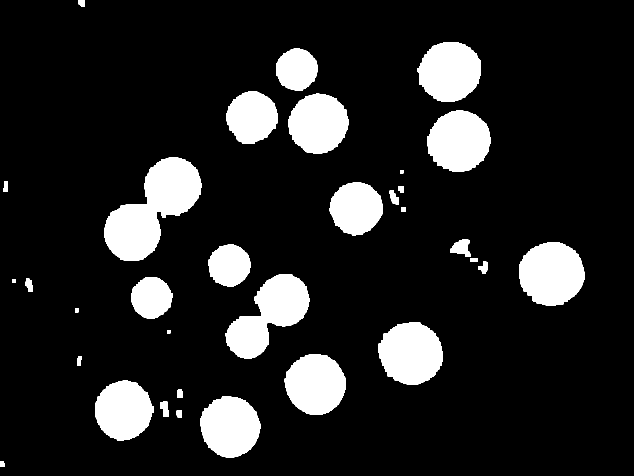
#> input picture test_images/mask.png, 1268 x 951 px, given in place of coins1.jpg, which was not available (shown at 1/2 size)
$ python coin_detection_test.py
#> lines starting #> are read from the running program, lines starting #| are printed output that depends on the picture; after the words box and inside, x2 and y2 are one past the last pixel; in counts of white or black regions, pixels touching at a corner belong together; long printed decimals are rounded; pictures that were not available may be replaced by others from this repository, and a replacement may not be noted
### coin_detection.py
import numpy as np
import cv2
import statistics
import imutils
import math
import random


def get_circles(mask,original,image,show_result=False,debug=False,var=0.35):
	coin_colors = []
	####
	# noise removal
	kernel = np.ones((3,3),np.uint8)
	opening = cv2.morphologyEx(mask,cv2.MORPH_OPEN,kernel, iterations = 2)
	#opening = cv2.erode(mask,kernel,iterations = 5)
	# sure background area - borders enlarged a bit
	sure_bg = cv2.dilate(opening,kernel,iterations=2)
	# Finding sure foreground area
	dist_transform = cv2.distanceTransform(opening,cv2.DIST_L2,0)
	ret, sure_fg = cv2.threshold(dist_transform,var*dist_transform.max(),255,0)#this one effects detection a lot lower number ~ -> more detection
	# Finding unknown region
	sure_fg = np.uint8(sure_fg)
	unknown = cv2.subtract(sure_bg,sure_fg)

	#Show sure background and foreground, white=unknown
	if debug:
		cv2.imshow("bg vs fg", unknown)
		cv2.waitKey(0)

	# Marker labelling
	ret, markers = cv2.connectedComponents(sure_fg)
	# Add one to all labels so that sure background is not 0, but 1
	markers = markers+1
	# Now, mark the region of unknown with zero
	markers[unknown==255] = 0


	#markers is an array of the picture, -1 means its part of a detected line
	labels = cv2.watershed(original,markers)
	original[markers == -1] = [0,255,0]

	#https://docs.opencv.org/master/d3/db4/tutorial_py_watershed.html
	####

	####
	# loop over the unique labels returned by the Watershed
	# algorithm

	circles = []
	pennies = 0
	for label in np.unique(labels):
		# if the label is 0,-1,1, we are examining the 'background'
		# so simply ignore it
		if label == 0 or label == -1 or label == 1:
			continue

		# otherwise, allocate memory for the label region and draw
		# it on the mask
		mask = np.zeros(mask.shape, dtype="uint8")
		mask[labels == label] = 255

		# detect contours in the mask and grab the largest one
		cnts = cv2.findContours(mask.copy(), cv2.RETR_EXTERNAL,
			cv2.CHAIN_APPROX_SIMPLE)
		cnts = imutils.grab_contours(cnts)
		c = max(cnts, key=cv2.contourArea)

		#contour_list.append(contour)
		# draw a circle enclosing the object
		((x, y), r) = cv2.minEnclosingCircle(c)
		#We're using max enclosing circle, so if the contour is a perfect circle
		#then the are should be 4*pi*r^2. We can filter out contours that
		#enclose a much smaller area
		if cv2.contourArea(c) > 2*r**2:

			if x-r < 0 or y-r < 0 or x+r > len(image[0]) or y+r > len(image):
				continue
			penny = True
			square_r = int(r/2)
			for i in range(-square_r,square_r):
				for j in range(-square_r,square_r):
					coin_colors.append(image[int(y+j)][int(x+i)])
					if image[int(y+j)][int(x+i)][1] < 40:
						penny = False
			if penny:
				pennies+=1
				continue
			if r > 10:
				circles.append(((x,y),r))

	return circles,pennies,coin_colors


def detect_coin_circles(img_src,show_result=False,debug=False):
	"""
	Detect coins in image and return a list of circles in format((x,y),r)

	"""
#> called with img_src = 'test_images/coins1.jpg', show_result = True, debug = False
	image = cv2.imread(img_src)
#> image is the input picture: shape (951, 1268, 3); 13.7% white; 33 white regions, largest, box (x1, y1, x2, y2) and area: (208, 315, 403, 522) 20696, (451, 548, 619, 717) 14474, (1038, 484, 1170, 612) 12985
	to_show = image.copy()
	original = image.copy()
	original2 = image.copy()
	original3 = image.copy()
	original4 = image.copy()
	original5 = image.copy()
	original6 = image.copy()
	original7 = image.copy()
	original8 = image.copy()
	original9 = image.copy()
	image = cv2.cvtColor(image, cv2.COLOR_BGR2HSV)
#> image: shape (951, 1268, 3); mean H, S, V 0, 0, 35

	#make pixel_arr, 1D array of all pixels
	#it will be used to find the average and standard deviation of the color
	pixel_arr = []

	for i in range(0,len(image)):
		for j in range(0,len(image[0])):
			pixel_arr.append(image[i][j])
#> after the loop, pixel_arr = 1205868 items
	avg_color = np.average(pixel_arr, axis=0)
#> avg_color = [0, 0, 35]
	std = np.std(pixel_arr, axis=0)
#> std = [0, 0, 87.75]

	#Make a mask of everything outside one std from the avg
	#This should mainly include silver colored coins
	lower = avg_color-1*std
#> lower = [0, 0, -52.75]
	upper = avg_color+1*std
#> upper = [0, 0, 122.7]
	mask = cv2.inRange(image, lower, upper)
	mask = cv2.bitwise_not(mask)
	cimg = original.copy()


	too_close = 0.5
	kernel = np.ones((3, 3), np.uint8)

	#show mask: white is possible coins
	if debug:
		cv2.imshow("mask", mask)
		cv2.waitKey(0)

	circles,pennies,coin_colors = get_circles(mask,original,image,show_result,debug,var = 0.41)
#> in get_circles, `ret, sure_fg = cv2.threshold(dist_transform,var*dist_transform.max(),2..`: ret = 25.12
#> in get_circles, `ret, markers = cv2.connectedComponents(sure_fg)`: ret = 18
#> the loop in get_circles, `for label in np.unique(labels): # if the label is 0,-1,1, we are exami..` made 19 passes
#> (x, y, r, square_r) on passes 3 to 10: (899, 143.5, 64.44, 32), (593.1, 138.9, 41.91, 20), (503.1, 235.6, 52.74, 26), (637.3, 247.6, 60.51, 30), (916.8, 280.6, 64.08, 32), (345.5, 375.6, 60.93, 30), (712.2, 417.3, 53.2, 26), (268.5, 463, 60.6, 30)
#> after the loop in get_circles, `for label in np.unique(labels):`: circles = 17 items; coin_colors = 52972 items; pennies = 0
#> circles = 17 items; pennies = 0; coin_colors = 52972 items
	circles3,pennies3,coin_colors3 = get_circles(mask,original2,image,show_result,debug,var = 0.1)
#> call 2 of get_circles, with show_result = True, debug = False, var = 0.1
#> in get_circles (call 2), `ret, sure_fg = cv2.threshold(dist_transform,var*dist_transform.max(),2..`: ret = 6.13
#> in get_circles (call 2), `ret, markers = cv2.connectedComponents(sure_fg)`: ret = 20
#> in get_circles (call 2), `labels = cv2.watershed(original,markers)`:
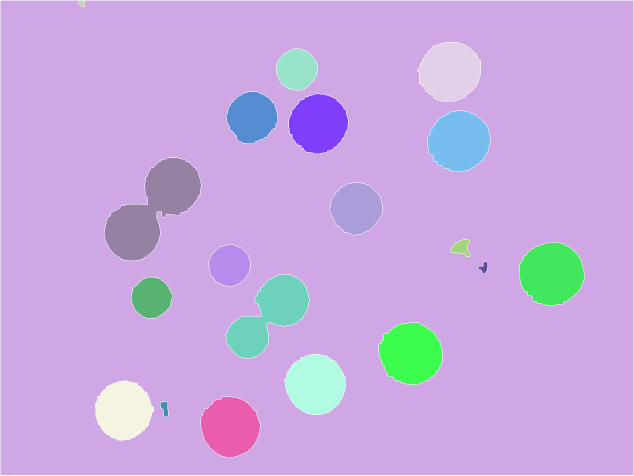
#> labels: shape (951, 1268) int32 (shown at 1/2 size); 21 distinct labels, from -1 to 20; one colour per label, 0 black, -1 white
#> in get_circles (call 2), `original[markers == -1] = [0,255,0]`:
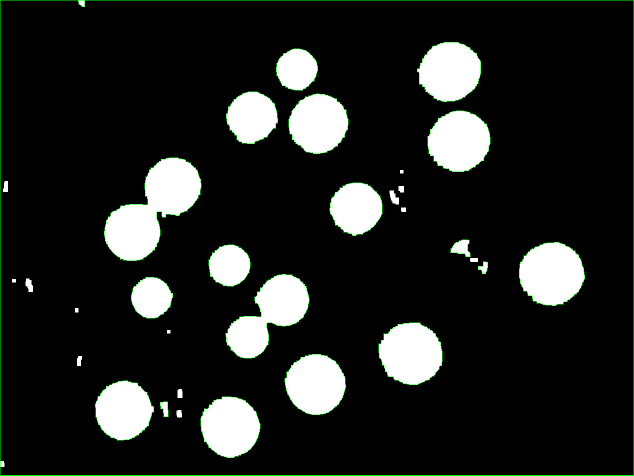
#> original: shape (951, 1268, 3) (shown at 1/2 size); 0.85% of pixels changed, all inside (x1, y1, x2, y2) = (0, 0, 1268, 951)
#> the loop in get_circles (call 2), `for label in np.unique(labels): # if the label is 0,-1,1, we are exami..` made 21 passes
#> after the loop in get_circles (call 2), `for label in np.unique(labels):`:
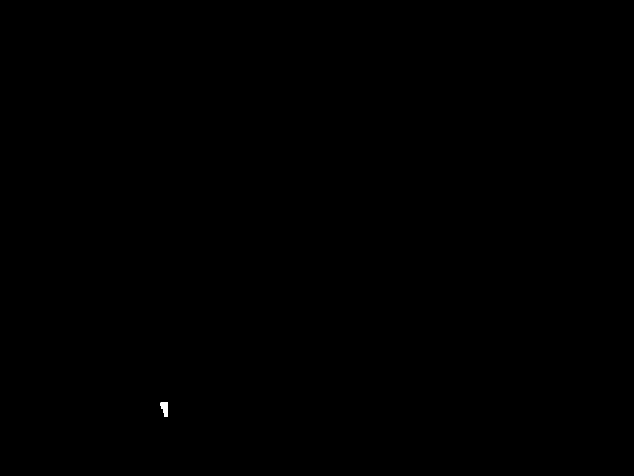
#> mask: shape (951, 1268) (shown at 1/2 size); 0.03% white; 1 white region, box (x1, y1, x2, y2) and area: (321, 804, 336, 833) 307
#> after the loop in get_circles (call 2), `for label in np.unique(labels):`: circles = 13 items; coin_colors = 40920 items; pennies = 0
#> circles3 = 13 items; pennies3 = 0; coin_colors3 = 40920 items
	circles4,pennies4,coin_colors4 = get_circles(mask,original4,image,show_result,debug,var = 0.2)
#> call 3 of get_circles, with show_result = True, debug = False, var = 0.2
#> in get_circles (call 3), `ret, sure_fg = cv2.threshold(dist_transform,var*dist_transform.max(),2..`: ret = 12.25
#> in get_circles (call 3), `ret, markers = cv2.connectedComponents(sure_fg)`: ret = 18
#> in get_circles (call 3), `original[markers == -1] = [0,255,0]`:
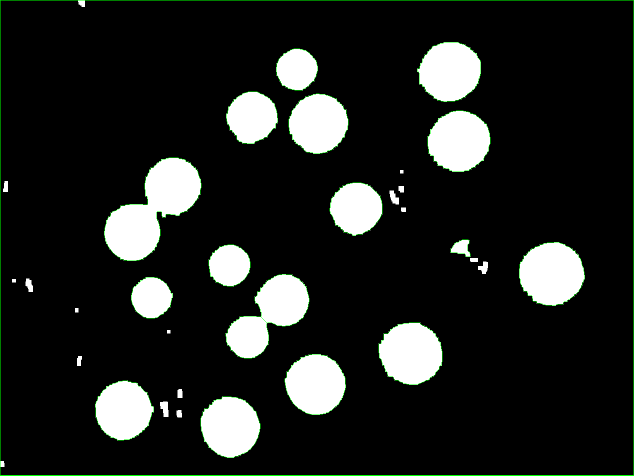
#> original: shape (951, 1268, 3) (shown at 1/2 size); 0.84% of pixels changed, all inside (x1, y1, x2, y2) = (0, 0, 1268, 951)
#> the loop in get_circles (call 3), `for label in np.unique(labels): # if the label is 0,-1,1, we are exami..` made 19 passes
#> after the loop in get_circles (call 3), `for label in np.unique(labels):`: circles = 15 items; coin_colors = 45772 items; pennies = 0
#> circles4 = 15 items; pennies4 = 0; coin_colors4 = 45772 items
	circles5,pennies5,coin_colors5 = get_circles(mask,original5,image,show_result,debug,var = 0.3)
#> call 4 of get_circles, with show_result = True, debug = False, var = 0.3
#> in get_circles (call 4), `ret, sure_fg = cv2.threshold(dist_transform,var*dist_transform.max(),2..`: ret = 18.38
#> in get_circles (call 4), `ret, markers = cv2.connectedComponents(sure_fg)`: ret = 18
#> in get_circles (call 4), `markers[unknown==255] = 0`:
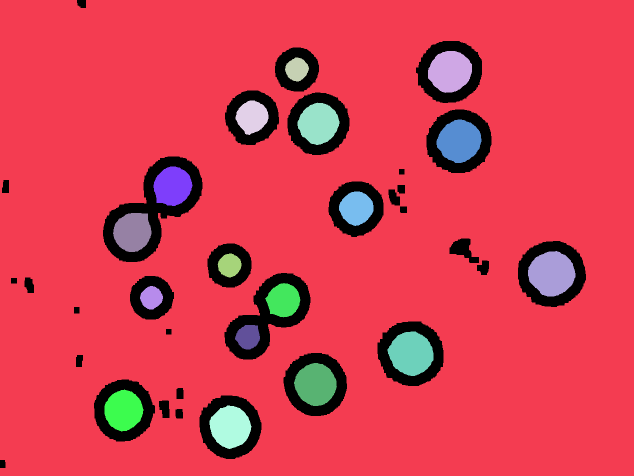
#> markers: shape (951, 1268) int32 (shown at 1/2 size); 19 distinct labels, from 0 to 18; one colour per label, 0 black
#> the loop in get_circles (call 4), `for label in np.unique(labels): # if the label is 0,-1,1, we are exami..` made 19 passes
#> after the loop in get_circles (call 4), `for label in np.unique(labels):`: circles = 17 items; coin_colors = 52972 items; pennies = 0
#> circles5 = 17 items; pennies5 = 0; coin_colors5 = 52972 items
	circles6,pennies6,coin_colors6 = get_circles(mask,original6,image,show_result,debug,var = 0.5)
#> in get_circles (call 5), `ret, sure_fg = cv2.threshold(dist_transform,var*dist_transform.max(),2..`: ret = 30.63
#> in get_circles (call 5), `ret, markers = cv2.connectedComponents(sure_fg)`: ret = 18
#> in get_circles (call 5), `markers[unknown==255] = 0`:
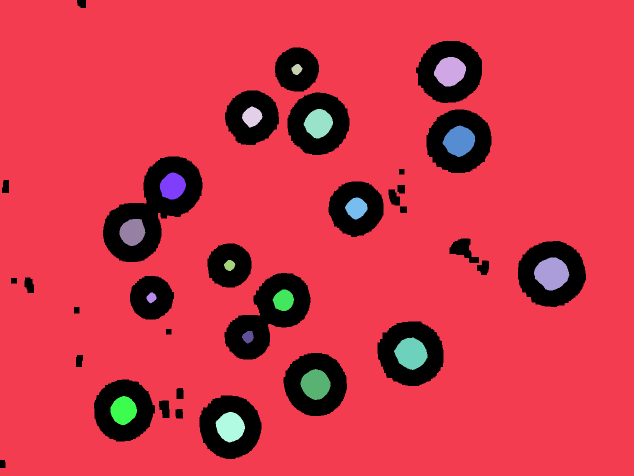
#> markers: shape (951, 1268) int32 (shown at 1/2 size); 19 distinct labels, from 0 to 18; one colour per label, 0 black
#> the loop in get_circles (call 5), `for label in np.unique(labels): # if the label is 0,-1,1, we are exami..` made 19 passes
#> after the loop in get_circles (call 5), `for label in np.unique(labels):`: pennies = 0
#> circles6 = 17 items; pennies6 = 0; coin_colors6 = 52972 items
	#Add new circles that are not repeats
	for circle in circles6:
		repeat = False
		for c in circles:
			dist = math.sqrt((circle[0][0]-c[0][0])**2 + (circle[0][1]-c[0][1])**2 )
			if dist < circle[1]*too_close:
				repeat = True
				break
		if not repeat:
			circles.append(circle)
#> this loop made 17 passes
#> circle on passes 1 to 8: ((899, 143.5), 64.44), ((593.1, 138.9), 41.91), ((503.1, 235.6), 52.74), ((637.3, 247.6), 60.51), ((916.8, 280.6), 64.08), ((345.5, 375.6), 60.93), ((712.2, 417.3), 53.2), ((268.5, 463), 60.6)

	for circle in circles5:
		repeat = False
		for c in circles:
			dist = math.sqrt((circle[0][0]-c[0][0])**2 + (circle[0][1]-c[0][1])**2 )
			if dist < circle[1]*too_close:
				repeat = True
				break
		if not repeat:
			circles.append(circle)

	for circle in circles4:
		repeat = False
		for c in circles:
			dist = math.sqrt((circle[0][0]-c[0][0])**2 + (circle[0][1]-c[0][1])**2 )
			if dist< circle[1]*too_close:
				repeat = True
				break
		if not repeat:
			circles.append(circle)
#> this loop made 15 passes

	for circle in circles3:
		repeat = False
		for c in circles:
			dist = math.sqrt((circle[0][0]-c[0][0])**2 + (circle[0][1]-c[0][1])**2 )
			if dist< circle[1]*too_close:
				repeat = True
				break
		if not repeat:
			circles.append(circle)
#> this loop made 13 passes

	##### Detect coins again using color of detected coins
	avg_color = np.average(coin_colors+coin_colors3, axis=0)
#> avg_color = [0, 0, 255]
	std = np.std(coin_colors, axis=0)
#> std = [0, 0, 0]

	#Make a new mask from the colors of detected coins
	lower = avg_color-3.5*std
#> lower = [0, 0, 255]
	upper = avg_color+3.5*std
	mask = cv2.inRange(image, lower, upper)
	#mask = cv2.bitwise_not(mask)
	cimg = original2.copy()

	#show mask: white is possible coins
	if debug:
		cv2.imshow("mask", mask)
		cv2.waitKey(0)


	circles2,pennies2,coin_colors2 = get_circles(mask,original3,image,show_result,debug,var = 0.41)
	circles7,pennies7,coin_colors7 = get_circles(mask,original7,image,show_result,debug,var = 0.3)
	circles8,pennies8,coin_colors8 = get_circles(mask,original8,image,show_result,debug,var = 0.2)
	circles9,pennies9,coin_colors9 = get_circles(mask,original9,image,show_result,debug,var = 0.1)
    #####

	#Add new circles that are not repeats
	for circle in circles2:
		repeat = False
		for c in circles:
			dist = math.sqrt((circle[0][0]-c[0][0])**2 + (circle[0][1]-c[0][1])**2 )
			if dist < circle[1]*too_close:
				repeat = True
				break
		if not repeat:
			circles.append(circle)
	for circle in circles7:
		repeat = False
		for c in circles:
			dist = math.sqrt((circle[0][0]-c[0][0])**2 + (circle[0][1]-c[0][1])**2 )
			if dist < circle[1]*too_close:
				repeat = True
				break
		if not repeat:
			circles.append(circle)
	for circle in circles8:
		repeat = False
		for c in circles:
			dist = math.sqrt((circle[0][0]-c[0][0])**2 + (circle[0][1]-c[0][1])**2 )
			if dist < circle[1]*too_close:
				repeat = True
				break
		if not repeat:
			circles.append(circle)
	for circle in circles9:
		repeat = False
		for c in circles:
			dist = math.sqrt((circle[0][0]-c[0][0])**2 + (circle[0][1]-c[0][1])**2 )
			if dist < circle[1]*too_close:
				repeat = True
				break
		if not repeat:
			circles.append(circle)
	# ~ circles3 = circles + circles2
	# ~ circles4 = list(circles3)
	# ~ for i in range(len(circles3)):
		# ~ for j in range(i+1,len(circles3)):
			# ~ dist = math.sqrt((circles3[i][0][0]-circles3[j][0][0])**2 + (circles3[i][0][1]-circles3[j][0][1])**2 )
			# ~ if (dist*1.3 < circles3[j][1] or dist*1.3 < circles3[i][1]) and len(circles4) > j:
				# ~ circles4.pop(j)
			# ~ else:
				# ~ print(dist*1.3,circles3[j][1])

	for circle in circles:
		cv2.circle(to_show, (int(circle[0][0]),int(circle[0][1])),int(circle[1]), (0, 255, random.randint(0,255)), 2)
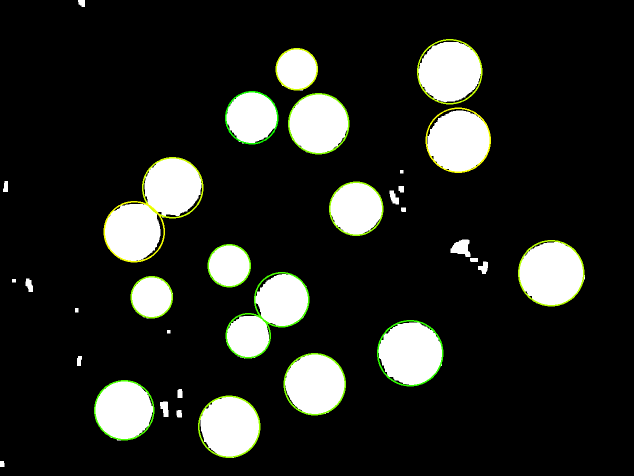
#> to_show: shape (951, 1268, 3) (shown at 1/2 size); mean B, G, R 33.8, 37.5, 35.9
		#cv2.putText(original, "#{}".format(len(circles)), (int(x) - 10, int(y)),
		#cv2.FONT_HERSHEY_SIMPLEX, 0.6, (0, 0, 255), 2)

	if show_result:
		cv2.imshow("Detected Circles", to_show)
		cv2.waitKey(0)


	return circles,to_show,pennies

### coin_identification.py
def coinAvg(coins, average):    # updates the averages for each list of coins
    average = []
    for x in range(len(coins)):
        sums = 0
        if(len(coins[x])>1):
            for y in range(len(coins[x])):
                sums = sums + coins[x][y]
            average.append(sums/(len(coins[x])))
        elif(len(coins[x]) == 1):
            average.append(coins[x][0])
    return average

def coinStrdev(average): #updates the standard deviations for each list of coins
    strdev = []
    for x in range(len(average)):
        strdev.append(average[x]*.0675)
    return strdev

def coinFinder(circles):    #main function
    coins = [[],[],[],[]] # this is a list of list. Each list represents a different type of coin
                                                      # ex: [[quarter],[dime],[nickel][outliers]] or [[dime], [nickel], [quarter], [outlier]]
    i = 0
    average = []
    for x in range(len(circles)):   # goes through circles list and sperates the coins by their size and puts them into list coins
        average = coinAvg(coins, average)
        strdev = coinStrdev(average)
    #prints newest coin and updated averages and strdevs
        # for u in range(len(average)):
        #     print("Average: ", average[u], "StrDev: ", strdev[u])
        # print("Circle: ", circles[x][1])
        n=0
        if(x==0):
            coins[i].append(circles[x][1]) #adds 1st coin
            i=i+1
        else:
            while(n<=3):
                if(n!=i and average[n]!=0):
                    if((circles[x][1] <= average[n]+strdev[n]) and (circles[x][1] >= average[n]-strdev[n])): #checks if circle fits in the standard deviations of each list
                        coins[n].append(circles[x][1])
                        n=4
                else:
                    coins[i].append(circles[x][1]) # puts circle in the 1st spot of the next list if it doesnt fit any of the other list
                    i=i+1
                    n=4
                n=n+1
#> this loop made 17 passes

    amount = [0,0,0,0]
    highest = 0
    high_index = 0
    changes = 1
    for x in range(len(average)):
        if(coins[x][0] > highest):
            highest = coins[x][0]
            high_index = x
            amount[x] = .25
#> this loop made 3 passes
    for x in range(len(average)):
        if(x!=high_index):

            if(((average[high_index]/average[x]) <= (1.1916+.10985)) and ((average[high_index]/average[x]) >= (1.1916-.10985))):
                amount[x] = .05
            #Pennies error bounds:
            # elif(((average[high_index]/average[x]) <= (1.3267+.0423)) and ((average[high_index]/average[x]) >= (1.3267-.06755))):
            #     amount[x] = .01
            elif(((average[high_index]/average[x]) <= (1.4113+.10985)) and ((average[high_index]/average[x]) >= (1.4113-.10985))):
                amount[x] = .10


# prints the whole list of coins
    for x in range(len(coins)):
        print("List", x, ":")
        for y in range(len(coins[x])):
            print("Coin: ", coins[x][y])
#> this loop made 4 passes
#> (printed output is left out)
    for x in range(len(strdev)):
        print(x, ": ", strdev[x])

    total = 0
    for x in range(len(coins)):    # calculates the total money
        total = total + (amount[x] * (len(coins[x])))    #calculates total
    return total


# [52 lines that do not run on import are left out]

### coin_detection_test.py
import cv2
import numpy as np
import math
from coin_detection import detect_coin_circles
from coin_identification import coinFinder

actual_circles = [19,  19,19,21,15,15,15,15,15,15,15,15,15,15,15,15,15]
actual_values =  [2.74,0.1,0.1,3.09,1.74,0.1,1.74,1.74,1.74,1.74,1.74,1.74,1.0,2.75]
calculated_value_errors = []
errors = []
tests = [1,2,3,4,5,6,7,8,9,10,11,12,13,14]
#var_tries = [.41,.39,.4,.38,.37,.36]
#Test our coin detection on all the test images we have
#for var_a in var_tries:
errors = []
for i in tests:
	circles,image,pennies = detect_coin_circles('test_images/coins' + str(i) + '.jpg',True)
	errors.append(1 - abs(len(circles)-actual_circles[i-1])/float(actual_circles[i-1]))
	calculated_value = coinFinder(circles)
	calculated_value_errors.append(1-abs(actual_values[i-1]-calculated_value)/float(actual_values[i-1]))
	print("calculated value: " + str(calculated_value+pennies*.01))
#| calculated value: 3.05
	print("actual value: " + str(actual_values[i-1]))
	print("percent: " + str(1-abs(actual_values[i-1]-calculated_value)/float(actual_values[i-1])))
#| percent: 0.8869
#> (the run stopped early here; a loop or call above may not have finished)
